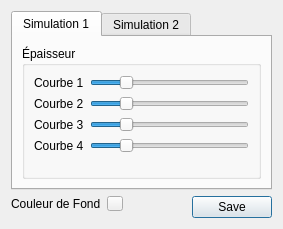
<?xml version="1.0" encoding="UTF-8"?>
<ui version="4.0">
 <class>GraphSettings</class>
 <widget class="QDialog" name="GraphSettings">
  <property name="geometry">
   <rect>
    <x>0</x>
    <y>0</y>
    <width>283</width>
    <height>229</height>
   </rect>
  </property>
  <property name="windowTitle">
   <string>Options</string>
  </property>
  <property name="windowIcon">
   <iconset resource="ressources.qrc">
    <normaloff>:/images/icon.ico</normaloff>:/images/icon.ico</iconset>
  </property>
  <layout class="QGridLayout" name="gridLayout">
   <item row="0" column="0">
    <widget class="QTabWidget" name="tabWidget">
     <property name="sizePolicy">
      <sizepolicy hsizetype="Expanding" vsizetype="Expanding">
       <horstretch>0</horstretch>
       <verstretch>0</verstretch>
      </sizepolicy>
     </property>
     <property name="currentIndex">
      <number>0</number>
     </property>
     <widget class="QWidget" name="tab">
      <property name="accessibleName">
       <string/>
      </property>
      <attribute name="title">
       <string>Simulation 1</string>
      </attribute>
      <layout class="QGridLayout" name="gridLayout_2">
       <item row="0" column="0">
        <widget class="QGroupBox" name="groupBox">
         <property name="title">
          <string>Épaisseur</string>
         </property>
         <layout class="QFormLayout" name="formLayout_3">
          <property name="fieldGrowthPolicy">
           <enum>QFormLayout::AllNonFixedFieldsGrow</enum>
          </property>
          <item row="0" column="0">
           <widget class="QLabel" name="courbe1Label">
            <property name="text">
             <string>Courbe 1</string>
            </property>
           </widget>
          </item>
          <item row="0" column="1">
           <widget class="QSlider" name="horizontalSlider_1">
            <property name="maximum">
             <number>5</number>
            </property>
            <property name="sliderPosition">
             <number>1</number>
            </property>
            <property name="orientation">
             <enum>Qt::Horizontal</enum>
            </property>
           </widget>
          </item>
          <item row="1" column="0">
           <widget class="QLabel" name="courbe2Label">
            <property name="text">
             <string>Courbe 2</string>
            </property>
           </widget>
          </item>
          <item row="2" column="0">
           <widget class="QLabel" name="courbe3Label">
            <property name="text">
             <string>Courbe 3</string>
            </property>
           </widget>
          </item>
          <item row="3" column="0">
           <widget class="QLabel" name="courbe4Label">
            <property name="text">
             <string>Courbe 4</string>
            </property>
           </widget>
          </item>
          <item row="1" column="1">
           <widget class="QSlider" name="horizontalSlider_2">
            <property name="maximum">
             <number>5</number>
            </property>
            <property name="sliderPosition">
             <number>1</number>
            </property>
            <property name="orientation">
             <enum>Qt::Horizontal</enum>
            </property>
           </widget>
          </item>
          <item row="2" column="1">
           <widget class="QSlider" name="horizontalSlider_3">
            <property name="maximum">
             <number>5</number>
            </property>
            <property name="sliderPosition">
             <number>1</number>
            </property>
            <property name="orientation">
             <enum>Qt::Horizontal</enum>
            </property>
           </widget>
          </item>
          <item row="3" column="1">
           <widget class="QSlider" name="horizontalSlider_4">
            <property name="maximum">
             <number>5</number>
            </property>
            <property name="sliderPosition">
             <number>1</number>
            </property>
            <property name="orientation">
             <enum>Qt::Horizontal</enum>
            </property>
           </widget>
          </item>
         </layout>
        </widget>
       </item>
      </layout>
     </widget>
     <widget class="QWidget" name="tab_2">
      <attribute name="title">
       <string>Simulation 2</string>
      </attribute>
      <layout class="QGridLayout" name="gridLayout_3">
       <item row="0" column="0">
        <widget class="QGroupBox" name="groupBox_2">
         <property name="title">
          <string>Épaisseur</string>
         </property>
         <layout class="QFormLayout" name="formLayout_4">
          <property name="fieldGrowthPolicy">
           <enum>QFormLayout::AllNonFixedFieldsGrow</enum>
          </property>
          <item row="0" column="0">
           <widget class="QLabel" name="courbe1Label_2">
            <property name="text">
             <string>Courbe 1</string>
            </property>
           </widget>
          </item>
          <item row="0" column="1">
           <widget class="QSlider" name="horizontalSlider_5">
            <property name="maximum">
             <number>5</number>
            </property>
            <property name="sliderPosition">
             <number>1</number>
            </property>
            <property name="orientation">
             <enum>Qt::Horizontal</enum>
            </property>
           </widget>
          </item>
          <item row="1" column="0">
           <widget class="QLabel" name="courbe2Label_2">
            <property name="text">
             <string>Courbe 2</string>
            </property>
           </widget>
          </item>
          <item row="2" column="0">
           <widget class="QLabel" name="courbe3Label_2">
            <property name="text">
             <string>Courbe 3</string>
            </property>
           </widget>
          </item>
          <item row="3" column="0">
           <widget class="QLabel" name="courbe4Label_2">
            <property name="text">
             <string>Courbe 4</string>
            </property>
           </widget>
          </item>
          <item row="1" column="1">
           <widget class="QSlider" name="horizontalSlider_6">
            <property name="maximum">
             <number>5</number>
            </property>
            <property name="sliderPosition">
             <number>1</number>
            </property>
            <property name="orientation">
             <enum>Qt::Horizontal</enum>
            </property>
           </widget>
          </item>
          <item row="2" column="1">
           <widget class="QSlider" name="horizontalSlider_7">
            <property name="maximum">
             <number>5</number>
            </property>
            <property name="sliderPosition">
             <number>1</number>
            </property>
            <property name="orientation">
             <enum>Qt::Horizontal</enum>
            </property>
           </widget>
          </item>
          <item row="3" column="1">
           <widget class="QSlider" name="horizontalSlider_8">
            <property name="maximum">
             <number>5</number>
            </property>
            <property name="sliderPosition">
             <number>1</number>
            </property>
            <property name="orientation">
             <enum>Qt::Horizontal</enum>
            </property>
           </widget>
          </item>
         </layout>
        </widget>
       </item>
      </layout>
     </widget>
    </widget>
   </item>
   <item row="1" column="0">
    <layout class="QHBoxLayout" name="horizontalLayout">
     <item>
      <layout class="QFormLayout" name="formLayout">
       <property name="fieldGrowthPolicy">
        <enum>QFormLayout::AllNonFixedFieldsGrow</enum>
       </property>
       <item row="1" column="0">
        <widget class="QLabel" name="couleurDeFondLabel">
         <property name="sizePolicy">
          <sizepolicy hsizetype="Minimum" vsizetype="Minimum">
           <horstretch>0</horstretch>
           <verstretch>0</verstretch>
          </sizepolicy>
         </property>
         <property name="text">
          <string>Couleur de Fond</string>
         </property>
        </widget>
       </item>
       <item row="1" column="1">
        <widget class="QToolButton" name="couleurDeFond">
         <property name="sizePolicy">
          <sizepolicy hsizetype="Fixed" vsizetype="Fixed">
           <horstretch>6</horstretch>
           <verstretch>0</verstretch>
          </sizepolicy>
         </property>
         <property name="minimumSize">
          <size>
           <width>6</width>
           <height>6</height>
          </size>
         </property>
         <property name="baseSize">
          <size>
           <width>6</width>
           <height>6</height>
          </size>
         </property>
         <property name="text">
          <string/>
         </property>
         <property name="iconSize">
          <size>
           <width>8</width>
           <height>8</height>
          </size>
         </property>
        </widget>
       </item>
      </layout>
     </item>
     <item>
      <widget class="QDialogButtonBox" name="buttonBox">
       <property name="standardButtons">
        <set>QDialogButtonBox::Save</set>
       </property>
      </widget>
     </item>
    </layout>
   </item>
  </layout>
 </widget>
 <resources>
  <include location="ressources.qrc"/>
 </resources>
 <connections/>
</ui>
